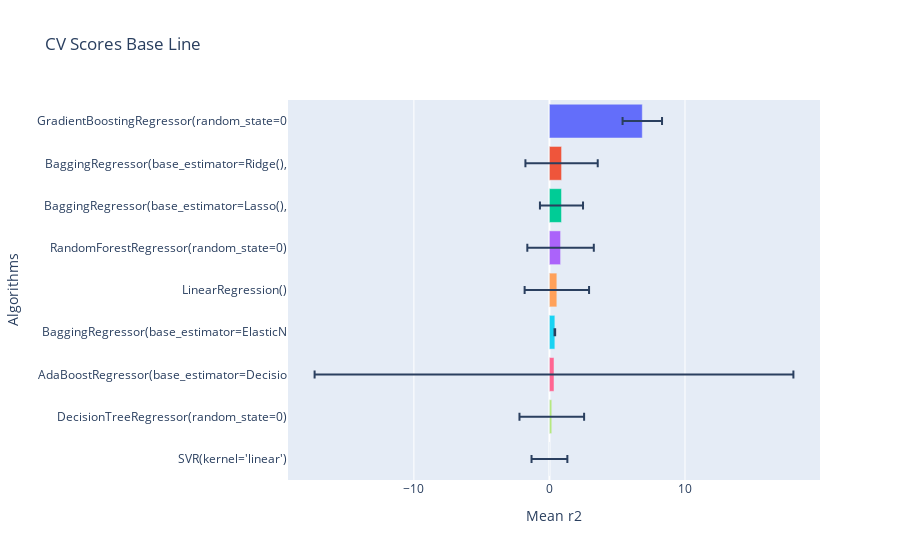

The notebook cell saved with this chart:
### Code cell
gp.crossval_models(x_train,y_train,10,lista_estimadores,"r2")

### Figure 1 — Plotly figure (JSON) as saved in the notebook; plotly's stock layout.template omitted (floating-point values rounded to 4 significant figures)
{"data": [{"alignmentgroup": "True", "error_x": {"array": [1.456]}, "hovertemplate": "Algorithms=%{y}<br>Mean r2=%{x}<extra></extra>", "legendgroup": "GradientBoostingRegressor(random_state=0", "marker": {"color": "#636efa", "pattern": {"shape": ""}}, "name": "GradientBoostingRegressor(random_state=0", "offsetgroup": "GradientBoostingRegressor(random_state=0", "orientation": "h", "showlegend": true, "textposition": "auto", "type": "bar", "x": [6.851], "xaxis": "x", "y": ["GradientBoostingRegressor(random_state=0"], "yaxis": "y"}, {"alignmentgroup": "True", "error_x": {"array": [2.667]}, "hovertemplate": "Algorithms=%{y}<br>Mean r2=%{x}<extra></extra>", "legendgroup": "BaggingRegressor(base_estimator=Ridge(),", "marker": {"color": "#EF553B", "pattern": {"shape": ""}}, "name": "BaggingRegressor(base_estimator=Ridge(),", "offsetgroup": "BaggingRegressor(base_estimator=Ridge(),", "orientation": "h", "showlegend": true, "textposition": "auto", "type": "bar", "x": [0.8955], "xaxis": "x", "y": ["BaggingRegressor(base_estimator=Ridge(),"], "yaxis": "y"}, {"alignmentgroup": "True", "error_x": {"array": [1.589]}, "hovertemplate": "Algorithms=%{y}<br>Mean r2=%{x}<extra></extra>", "legendgroup": "BaggingRegressor(base_estimator=Lasso(),", "marker": {"color": "#00cc96", "pattern": {"shape": ""}}, "name": "BaggingRegressor(base_estimator=Lasso(),", "offsetgroup": "BaggingRegressor(base_estimator=Lasso(),", "orientation": "h", "showlegend": true, "textposition": "auto", "type": "bar", "x": [0.8889], "xaxis": "x", "y": ["BaggingRegressor(base_estimator=Lasso(),"], "yaxis": "y"}, {"alignmentgroup": "True", "error_x": {"array": [2.452]}, "hovertemplate": "Algorithms=%{y}<br>Mean r2=%{x}<extra></extra>", "legendgroup": "RandomForestRegressor(random_state=0)", "marker": {"color": "#ab63fa", "pattern": {"shape": ""}}, "name": "RandomForestRegressor(random_state=0)", "offsetgroup": "RandomForestRegressor(random_state=0)", "orientation": "h", "showlegend": true, "textposition": "auto", "type": "bar", "x": [0.8213], "xaxis": "x", "y": ["RandomForestRegressor(random_state=0)"], "yaxis": "y"}, {"alignmentgroup": "True", "error_x": {"array": [2.377]}, "hovertemplate": "Algorithms=%{y}<br>Mean r2=%{x}<extra></extra>", "legendgroup": "LinearRegression()", "marker": {"color": "#FFA15A", "pattern": {"shape": ""}}, "name": "LinearRegression()", "offsetgroup": "LinearRegression()", "orientation": "h", "showlegend": true, "textposition": "auto", "type": "bar", "x": [0.5467], "xaxis": "x", "y": ["LinearRegression()"], "yaxis": "y"}, {"alignmentgroup": "True", "error_x": {"array": [0.02289]}, "hovertemplate": "Algorithms=%{y}<br>Mean r2=%{x}<extra></extra>", "legendgroup": "BaggingRegressor(base_estimator=ElasticN", "marker": {"color": "#19d3f3", "pattern": {"shape": ""}}, "name": "BaggingRegressor(base_estimator=ElasticN", "offsetgroup": "BaggingRegressor(base_estimator=ElasticN", "orientation": "h", "showlegend": true, "textposition": "auto", "type": "bar", "x": [0.3996], "xaxis": "x", "y": ["BaggingRegressor(base_estimator=ElasticN"], "yaxis": "y"}, {"alignmentgroup": "True", "error_x": {"array": [17.66]}, "hovertemplate": "Algorithms=%{y}<br>Mean r2=%{x}<extra></extra>", "legendgroup": "AdaBoostRegressor(base_estimator=Decisio", "marker": {"color": "#FF6692", "pattern": {"shape": ""}}, "name": "AdaBoostRegressor(base_estimator=Decisio", "offsetgroup": "AdaBoostRegressor(base_estimator=Decisio", "orientation": "h", "showlegend": true, "textposition": "auto", "type": "bar", "x": [0.3368], "xaxis": "x", "y": ["AdaBoostRegressor(base_estimator=Decisio"], "yaxis": "y"}, {"alignmentgroup": "True", "error_x": {"array": [2.384]}, "hovertemplate": "Algorithms=%{y}<br>Mean r2=%{x}<extra></extra>", "legendgroup": "DecisionTreeRegressor(random_state=0)", "marker": {"color": "#B6E880", "pattern": {"shape": ""}}, "name": "DecisionTreeRegressor(random_state=0)", "offsetgroup": "DecisionTreeRegressor(random_state=0)", "orientation": "h", "showlegend": true, "textposition": "auto", "type": "bar", "x": [0.1735], "xaxis": "x", "y": ["DecisionTreeRegressor(random_state=0)"], "yaxis": "y"}, {"alignmentgroup": "True", "error_x": {"array": [1.322]}, "hovertemplate": "Algorithms=%{y}<br>Mean r2=%{x}<extra></extra>", "legendgroup": "SVR(kernel='linear')", "marker": {"color": "#FF97FF", "pattern": {"shape": ""}}, "name": "SVR(kernel='linear')", "offsetgroup": "SVR(kernel='linear')", "orientation": "h", "showlegend": true, "textposition": "auto", "type": "bar", "x": [0.0006659], "xaxis": "x", "y": ["SVR(kernel='linear')"], "yaxis": "y"}], "layout": {"barmode": "relative", "legend": {"title": {"text": "Algorithms"}, "tracegroupgap": 0}, "showlegend": false, "title": {"text": "CV Scores Base Line"}, "xaxis": {"anchor": "y", "domain": [0, 1], "title": {"text": "Mean r2"}}, "yaxis": {"anchor": "x", "categoryarray": ["SVR(kernel='linear')", "DecisionTreeRegressor(random_state=0)", "AdaBoostRegressor(base_estimator=Decisio", "BaggingRegressor(base_estimator=ElasticN", "LinearRegression()", "RandomForestRegressor(random_state=0)", "BaggingRegressor(base_estimator=Lasso(),", "BaggingRegressor(base_estimator=Ridge(),", "GradientBoostingRegressor(random_state=0"], "categoryorder": "array", "domain": [0, 1], "title": {"text": "Algorithms"}}}}
